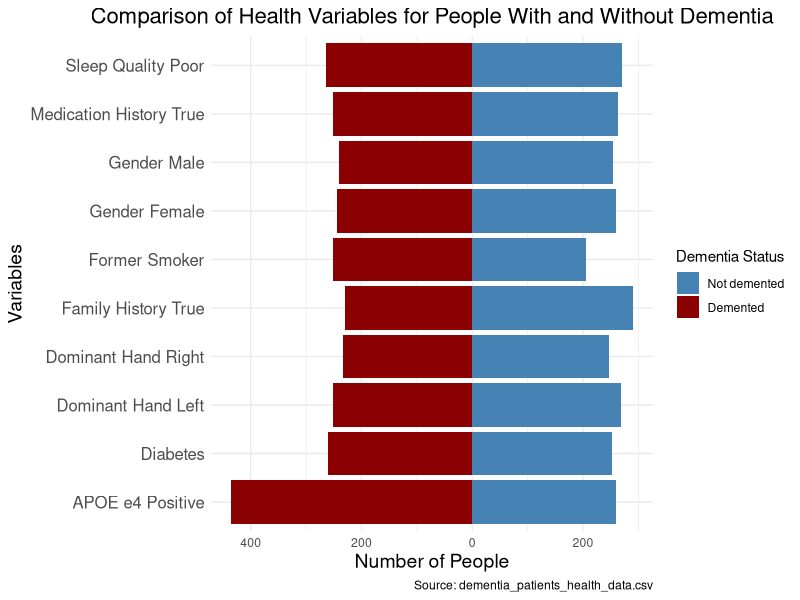

This chart was generated by the following R code:
# Load necessary libraries
library(ggplot2)
library(dplyr)
library(tidyr) # For pivot_longer

# Load the data
data <- read.csv("data/dementia_patients_health_data.csv")

# Create columns for each variable we need to plot
data <- data %>%
  mutate(
    Former_Smoker = Smoking_Status == "Former Smoker",
    APOE_e4_Positive = APOE_ε4 == "Positive",
    Medication_History_True = Medication_History == "Yes",
    Sleep_Quality_Poor = Sleep_Quality == "Poor",
    Diabetes = Chronic_Health_Conditions == "Diabetes",
    Family_History_True = Family_History == "Yes",
    Dominant_Hand_Left = Dominant_Hand == "Left",
    Dominant_Hand_Right = Dominant_Hand == "Right",
    Gender_Female = Gender == "Female",
    Gender_Male = Gender == "Male"
  )

# Summarize the data
summary_data <- data %>%
  group_by(Dementia) %>%
  summarize(
    Former_Smoker = sum(Former_Smoker),
    APOE_e4_Positive = sum(APOE_e4_Positive),
    Medication_History_True = sum(Medication_History_True),
    Sleep_Quality_Poor = sum(Sleep_Quality_Poor),
    Diabetes = sum(Diabetes),
    Family_History_True = sum(Family_History_True),
    Dominant_Hand_Left = sum(Dominant_Hand_Left),
    Dominant_Hand_Right = sum(Dominant_Hand_Right),
    Gender_Female = sum(Gender_Female),
    Gender_Male = sum(Gender_Male)
  ) %>%
  pivot_longer(cols = -Dementia, names_to = "Variable", values_to = "Count")

# Separate the data for plotting
data_with_dementia <- summary_data %>%
  filter(Dementia == 1) %>%
  mutate(Count = -Count)

data_without_dementia <- summary_data %>%
  filter(Dementia == 0)

# Combine the data for plotting
plot_data <- bind_rows(data_with_dementia, data_without_dementia)

# Modify the Variable names to replace underscores with spaces
plot_data$Variable <- gsub("_", " ", plot_data$Variable)

# Create the pyramid plot
overview_plot <- ggplot(plot_data, aes(x = Count, y = Variable, fill = factor(Dementia))) +
  geom_bar(stat = "identity", position = "identity") +
  scale_x_continuous(labels = abs) +
  scale_fill_manual(values = c("steelblue", "darkred"), labels = c("Not demented", "Demented")) +
  labs(
    x = "Number of People",
    y = "Variables",
    title = "Comparison of Health Variables for People With and Without Dementia",
    fill = "Dementia Status",
    caption = "Source: dementia_patients_health_data.csv"
  ) +
  theme_minimal() +
  theme(axis.text.y = element_text(size = 12),
        axis.title = element_text(size = 14),
        plot.title = element_text(size = 16, hjust = 0.5))

ggsave("overview_graphic.png", overview_plot)